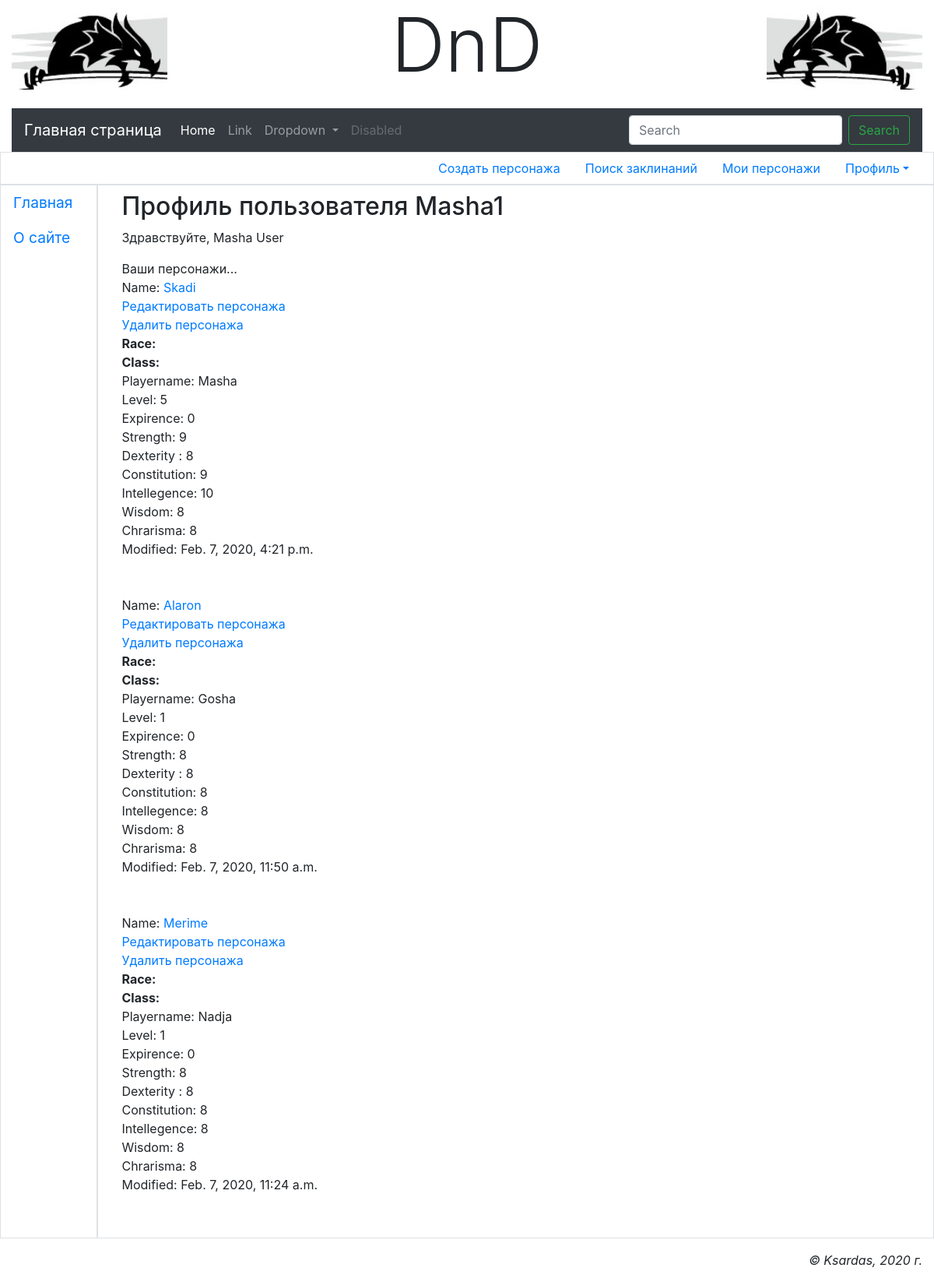
Page /main/accounts/profile/ (signed in) on the earlier database version.
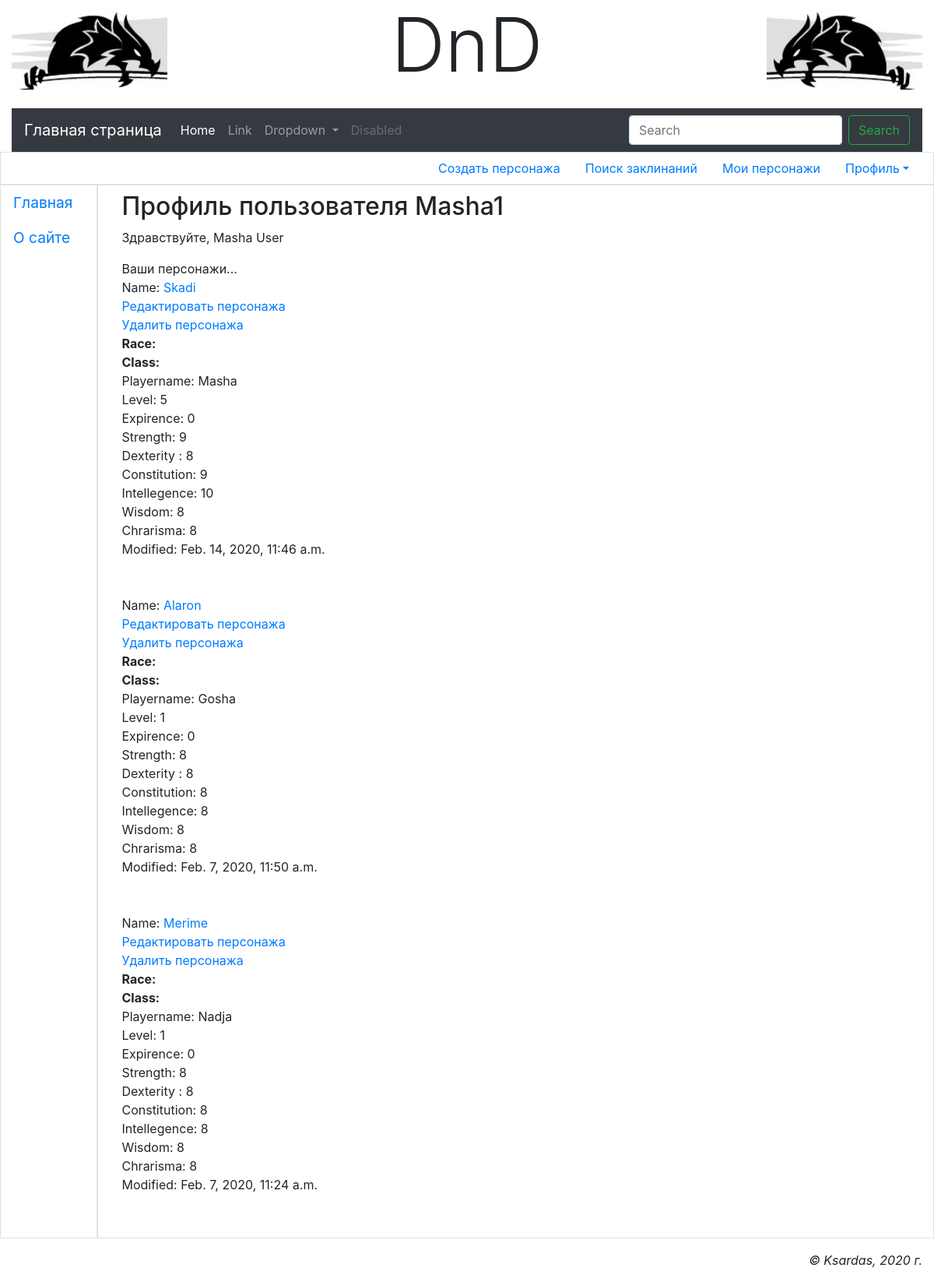
Same page on the later database version.
### main/models.py (models this page shows, shortened)
class AdvUser(AbstractUser):
    is_activated = models.BooleanField(default=True, db_index=True, verbose_name='Прошёл активацию?')
    send_message = models.BooleanField(default=True, verbose_name='Слать сообщение о новых коментариях?')
    class Meta(AbstractUser.Meta):
        pass
    def __str__(self):
        return self.username

class CharBase(models.Model):
    owner = models.ForeignKey('AdvUser', null=False, on_delete=models.PROTECT, verbose_name='Владелец персонажа')
    name = models.CharField(db_index=True, unique=True, null=False, max_length=20, verbose_name='Имя персонажа')
    races = models.ManyToManyField(CharRaces, choices=CharRaces.RACE_CHOICES, max_length=20,
                                  verbose_name='Расса персонажа')
    playername = models.CharField(null=True, max_length=20, verbose_name='Реальное имя персонажа')
    level = models.IntegerField(null=False, default=1, verbose_name='Уровень персонажа')
    expirence = models.IntegerField(null=False, default=0, verbose_name='Опыт персонажа')
    strength = models.IntegerField(null=False, default=8, verbose_name='Сила персонажа')
    dexterity = models.IntegerField(null=False, default=8, verbose_name='Ловкость персонажа')
    constitution = models.IntegerField(null=False, default=8, verbose_name='Телосложение персонажа')
    intellegence = models.IntegerField(null=False, default=8, verbose_name='Интеллект персонажа')
    wisdom = models.IntegerField(null=False, default=8, verbose_name='Мудрость персонажа')
    chrarisma = models.IntegerField(null=False, default=8, verbose_name='Харизма персонажа')
    modified = models.DateTimeField(auto_now_add=True, db_index=True, verbose_name='Время модификации')
    spells = models.ManyToManyField(Spell)
    prof_bonus = models.IntegerField(null=True, default=0, verbose_name='Бонус мастерства')
    armor_class = models.IntegerField(null=True, default=0, verbose_name='Броня персонажа')
    speed = models.IntegerField(null=True, default=0, verbose_name='Скорость персонажа')
    initiative = models.IntegerField(null=True, default=0, verbose_name='Инициатива')
    inspiration = models.IntegerField(null=True, default=0, verbose_name='Вдохновение')
    hitpoints_max = models.IntegerField(null=True, default=0, verbose_name='Максимальое здоровье')
    hitpoints_curr = models.IntegerField(null=True, default=0, verbose_name='Текущее здоровье')
    hitpoints_temp = models.IntegerField(null=True, default=0, verbose_name='Временные очки здоровья')
    char_classes = models.ManyToManyField(CharClasses, choices=CharClasses.CLASS_CHOICES, verbose_name='Класс персонажа')
    world_view = models.IntegerField(null=True, default=0, verbose_name='Мировозрение')
    gender = models.BooleanField(default=True, verbose_name='Пол')
    age = models.IntegerField(null=True, default=21, verbose_name='Возраст персонажа')
    height = models.IntegerField(null=True, default=175, verbose_name='Рост персонажа')
    weight = models.IntegerField(null=True, default=60, verbose_name='Вес персонажа')
    hair = models.CharField(null=True, max_length=20, verbose_name='Цвет волос')
    eyes = models.CharField(null=True, max_length=20, verbose_name='Цвет глаз')
    skin = models.CharField(null=True, max_length=20, verbose_name='Цвет кожы')
    avatar = models.ImageField(null=True, blank=True, upload_to='avatars/', verbose_name='Аватар')
    pers_traits = models.CharField(null=True, max_length=20, verbose_name='Персональные черты')
    ideals = models.CharField(null=True, max_length=20, verbose_name='Идеалы')
    bonds = models.CharField(null=True, max_length=20, verbose_name='Привязанности')
    flaws = models.CharField(null=True, max_length=20, verbose_name='Пороки')
    char_history = models.TextField(default='', verbose_name='История персонажа')
    gold_count = models.IntegerField(null=True, default=0, verbose_name='Золото персонажа')
    silver_count = models.IntegerField(null=True, default=0, verbose_name='Серебро персонажа')
    copper_count = models.IntegerField(null=True, default=0, verbose_name='Медь персонажа')
    char = CharacterManager()
    objects = models.Manager()
    class Meta:
        ordering = ['-modified']

### main/views.py (the view)
# urls.py: path('accounts/profile/', profile, name='profile'),
@login_required
def profile(request):
    print("Current account: ", request.user)
    chars = CharBase.objects.filter(owner=request.user)
    return render(request, 'main/profile.html', {'chars': chars})

### main/templates/main/profile.html (shortened to what this page needs)
{% extends "layout/basic.html" %}
{% block content %}
<h2>Профиль пользователя {{ user.username }}</h2>
{% if user.first_name and user.last_name %}
<p> Здравствуйте, {{ user.first_name }} {{ user.last_name }}</p>
{% else %}
<p>Здравствуйте!</p>
{% endif %}
Ваши персонажи...
{% for ch in chars %}
<div>
    Name: <a href="{% url 'main:view_character' ch.name %}">{{ ch.name }}</a><br>
    <a href="{% url 'main:edit_character' ch.name %}">Редактировать персонажа</a><br>
    <a href="{% url 'main:delete_character' ch.name %}">Удалить персонажа</a><br>
    <b>Race:</b>
    <br>
    <b>Class:</b>
    <br>
    Playername:  {{ ch.playername }} <br>
    Level: {{ ch.level }} <br>
    Expirence: {{ ch.expirence }} <br>
    Strength: {{ ch.strength }} <br>
    Dexterity : {{ ch.dexterity }} <br>
    Constitution: {{ ch.constitution }} <br>
    Intellegence: {{ ch.intellegence }} <br>
    Wisdom: {{ ch.wisdom }} <br>
    Chrarisma: {{ ch.chrarisma }} <br>
    Modified:  {{ ch.modified }} <br>
    <br><br>
</div>
{% endfor %}
{% endblock %}

### main/templates/layout/basic.html (shortened to what this page needs)
{% load static %}
<!DOCTYPE html>
<html>
    <head>
        <link rel="stylesheet" href="https://stackpath.bootstrapcdn.com/bootstrap/4.4.1/css/bootstrap.min.css">
        <link rel="stylesheet" type="text/css" href="{% static 'main/style.css' %}">
    </head>
    <body class="container-fluid">
        <header class="mb-4">
            <h1 class="display-1 text-center">DnD</h1>
        </header>
        <nav class="navbar navbar-expand-lg navbar-dark bg-dark">
          <a class="navbar-brand" href="{% url 'main:index' %}">Главная страница</a>
          <div class="collapse navbar-collapse" id="navbarSupportedContent">
            <ul class="navbar-nav mr-auto">
              <li class="nav-item active">
                <a class="nav-link" href="#">Home <span class="sr-only">(current)</span></a>
              </li>
              <li class="nav-item">
                <a class="nav-link" href="#">Link</a>
              </li>
              <li class="nav-item dropdown">
                <a class="nav-link dropdown-toggle" href="#" id="navbarDropdown" role="button" data-toggle="dropdown" aria-haspopup="true" aria-expanded="false">
                  Dropdown
                </a>
              </li>
              <li class="nav-item">
                <a class="nav-link disabled" href="#" tabindex="-1" aria-disabled="true">Disabled</a>
              </li>
            </ul>
            <form class="form-inline my-2 my-lg-0">
              <input class="form-control mr-sm-2" type="search" placeholder="Search" aria-label="Search">
              <button class="btn btn-outline-success my-2 my-sm-0" type="submit">Search</button>
            </form>
          </div>
        </nav>
        <div class="row">
            <ul class="col nav justify-content-end border">
                {% if user.is_authenticated %}
                <li class="nav-item"><a class="nav-link" href="{% url 'main:create_character' %}">Создать персонажа</a></li>
                <li class="nav-item"><a class="nav-link" href="{% url 'main:find_spells' %}">Поиск заклинаний</a></li>
                <li class="nav-item"><a class="nav-link" href="{% url 'main:profile' %}">Мои персонажи</a></li>
                <li class="nav-item dropdown">
                    <a class="nav-link dropdown-toggle" data-toggle="dropdown"
                    href="#" role="button" aria-haspopup="true"
                    aria-expanded="false">Профиль</a>
                </li>
                {% else %}
                 <li class="nav-item"><a class="nav-link" href="{% url 'main:register' %}">Регистрация</a></li>
                 <li class="nav-item"><a class="nav-link" href="{% url 'main:login' %}">Вход</a></li>
                {% endif %}
            </ul>
        </div>
        <div class="row">
            <nav class="col-md-auto nav flex-column border">
                <a class="nav-link root" href="{% url 'main:index' %}">Главная</a>
                <a class="nav-link root" href="{% url 'main:other' page='about' %}">О сайте</a>
            </nav>
            <section class="col border py-2">
                <div class="container">
                {% block content %}
                {% endblock %}
                </div>
            </section>
        </div>
        <footer class="mt-3">
            <p class="text-right font-italic">&copy; Ksardas, 2020 г.</p>
        </footer>
    </body>
</html>

### main/static/main/style.css (style rules this page uses)
header h1 { background: url("bg.jpg") left / auto 100% no-repeat, url("bgr.jpg") right / auto 100% no-repeat; }
.root { font-size: larger; }

Differences in the rows shown:
changed CharBase "Skadi": modified "Feb. 7, 2020, 4:21 p.m." → "Feb. 14, 2020, 11:46 a.m."
